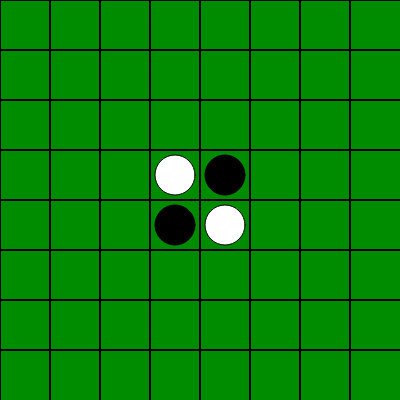
Frame 1 (no input)
Frame 60 (no input): identical to frame 1, image omitted
Frame 120 (the mouse pressed at the canvas centre since frame 60): identical to frame 1, image omitted

The p5.js sketch that drew this single still picture (run headless with seeded random() and noise() and a simulated clock; from frame 60 on, the mouse is pressed at the canvas centre):

// p5.js sketch
// ── sketch.js
let board = [
  [0, 0, 0, 0, 0, 0, 0, 0],
  [0, 0, 0, 0, 0, 0, 0, 0],
  [0, 0, 0, 0, 0, 0, 0, 0],
  [0, 0, 0, 1, 2, 0, 0, 0],
  [0, 0, 0, 2, 1, 0, 0, 0],
  [0, 0, 0, 0, 0, 0, 0, 0],
  [0, 0, 0, 0, 0, 0, 0, 0],
  [0, 0, 0, 0, 0, 0, 0, 0]
];
let turn = 1;
let s = 50;
let col;
let row;
let kururi = 0;
let count = 60;
let white = 0;
let black = 0;

function setup() {
  createCanvas(400, 400);

  textSize(32);
}

function draw() {
  background(0, 140, 0);
  print(count);
  for (let i = 0; i < 8; i++) {
    for (let j = 0; j < 8; j++) {
      line(j * 50, 0, j * 50, height);
      line(0, i * 50, width, i * 50);
      if (board[i][j] == 1) {
        fill(255);
        ellipse(i * 50 + 25, j * 50 + 25, 40, 40);
      }
      if (board[i][j] == 2) {
        fill(0);
        ellipse(i * 50 + 25, j * 50 + 25, 40, 40);
      }
    }
  }
  if (count == 0) {
    result();
  }
}

function getpos(x, y) {
  let xin = x >= 0 && x < 8;
  let yin = y >= 0 && y < 8;
  if (xin && yin) {
    return board[x][y];
  } else {
    return 0;
  }
}

function setpos(x, y, num) {
  let xin = x >= 0 && x < 8;
  let yin = y >= 0 && y < 8;
  if (xin && yin) {
    board[x][y] = num;
  }
}

function serachReverse(x, y, vx, vy) {
  let state = getpos(x, y);
  let Opponent;
  if (state == 1) {
    Opponent = 2;
  } else {
    Opponent = 1;
  }
  let hit = false;
  let step = 0;
  let stepx = x + vx;
  let stepy = y + vy;
  while (!hit) {
    if (getpos(stepx, stepy) == 0) {
      hit = true;
    }

    if (getpos(stepx, stepy) == Opponent) {
      stepx += vx;
      stepy += vy;
      step++;
    }
    if (step == 0) {
      if (getpos(stepx, stepy) == state) {
        hit = true;
      }
    }
    if (step >= 1) {
      if (getpos(stepx, stepy) == state) {
        hit = true;
        kururi++;
        let fillx = stepx;
        let filly = stepy;
        for (let i = 0; i < step; i++) {
          fillx -= vx;
          filly -= vy;
          setpos(fillx, filly, state);
        }
      }
    }
  }
}


function mousePressed() {
  row = floor(mouseX / s);
  col = floor(mouseY / s);
  if (getpos(row, col) == 0) {
    if (turn == 1) {
      kururi = 0;
      board[row][col] = 1;

      for (let i = -1; i < 2; i++) {
        for (let j = -1; j < 2; j++) {
          serachReverse(row, col, i, j);
        }
      }
      turn = 2;

      if (kururi == 0) {
        board[row][col] = 0;
        turn = 1;
        count++;
      }
      count--;

    } else if (turn == 2) {
      kururi = 0;
      board[row][col] = 2;

      for (let i = -1; i < 2; i++) {
        for (let j = -1; j < 2; j++) {
          serachReverse(row, col, i, j);
        }
      }
      turn = 1;

      if (kururi == 0) {
        board[row][col] = 0;
        turn = 2;
        count++;
      }
      count--;
    }
  }
}

function result() {
  for (let i = 0; i < 8; i++) {
    for (let j = 0; j < 8; j++) {
      let c = getpos(i, j);
      if (c == 1) {
        white++;
      } else if (c == 2) {
        black++;
      }
    }
  }
  if (white > black) {
    fill(255, 0, 0);
    text("White Win!", 120, 200);
  } else {
    fill(255, 0, 0);
    text("Black Win!", 150, 200);
  }
}

function keyPressed() {
  if (key == 's') {
    turn++;
  }
}
